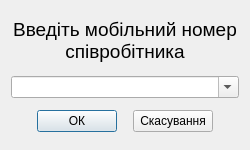
<?xml version="1.0" encoding="UTF-8"?>
<ui version="4.0">
 <class>EmployeeSearch</class>
 <widget class="QDialog" name="EmployeeSearch">
  <property name="geometry">
   <rect>
    <x>0</x>
    <y>0</y>
    <width>250</width>
    <height>150</height>
   </rect>
  </property>
  <property name="windowTitle">
   <string>Пошук співробітника</string>
  </property>
  <layout class="QVBoxLayout" name="verticalLayout">
   <item>
    <spacer name="verticalSpacer_3">
     <property name="orientation">
      <enum>Qt::Vertical</enum>
     </property>
     <property name="sizeHint" stdset="0">
      <size>
       <width>20</width>
       <height>4</height>
      </size>
     </property>
    </spacer>
   </item>
   <item>
    <widget class="QLabel" name="lEnterEmployeeId">
     <property name="font">
      <font>
       <pointsize>14</pointsize>
      </font>
     </property>
     <property name="text">
      <string>Введіть мобільний номер співробітника</string>
     </property>
     <property name="alignment">
      <set>Qt::AlignCenter</set>
     </property>
     <property name="wordWrap">
      <bool>true</bool>
     </property>
    </widget>
   </item>
   <item>
    <spacer name="verticalSpacer">
     <property name="orientation">
      <enum>Qt::Vertical</enum>
     </property>
     <property name="sizeType">
      <enum>QSizePolicy::Expanding</enum>
     </property>
     <property name="sizeHint" stdset="0">
      <size>
       <width>20</width>
       <height>4</height>
      </size>
     </property>
    </spacer>
   </item>
   <item>
    <widget class="QComboBox" name="cmbEmployeeId">
     <property name="editable">
      <bool>true</bool>
     </property>
    </widget>
   </item>
   <item>
    <spacer name="verticalSpacer_2">
     <property name="orientation">
      <enum>Qt::Vertical</enum>
     </property>
     <property name="sizeHint" stdset="0">
      <size>
       <width>20</width>
       <height>4</height>
      </size>
     </property>
    </spacer>
   </item>
   <item>
    <layout class="QHBoxLayout" name="horizontalLayout">
     <item>
      <spacer name="horizontalSpacer_2">
       <property name="orientation">
        <enum>Qt::Horizontal</enum>
       </property>
       <property name="sizeHint" stdset="0">
        <size>
         <width>40</width>
         <height>20</height>
        </size>
       </property>
      </spacer>
     </item>
     <item>
      <widget class="QPushButton" name="pbOK">
       <property name="text">
        <string>ОК</string>
       </property>
       <property name="default">
        <bool>true</bool>
       </property>
      </widget>
     </item>
     <item>
      <spacer name="horizontalSpacer">
       <property name="orientation">
        <enum>Qt::Horizontal</enum>
       </property>
       <property name="sizeType">
        <enum>QSizePolicy::Fixed</enum>
       </property>
       <property name="sizeHint" stdset="0">
        <size>
         <width>10</width>
         <height>20</height>
        </size>
       </property>
      </spacer>
     </item>
     <item>
      <widget class="QPushButton" name="pbCancel">
       <property name="text">
        <string>Скасування</string>
       </property>
      </widget>
     </item>
     <item>
      <spacer name="horizontalSpacer_3">
       <property name="orientation">
        <enum>Qt::Horizontal</enum>
       </property>
       <property name="sizeHint" stdset="0">
        <size>
         <width>40</width>
         <height>20</height>
        </size>
       </property>
      </spacer>
     </item>
    </layout>
   </item>
   <item>
    <spacer name="verticalSpacer_4">
     <property name="orientation">
      <enum>Qt::Vertical</enum>
     </property>
     <property name="sizeHint" stdset="0">
      <size>
       <width>20</width>
       <height>4</height>
      </size>
     </property>
    </spacer>
   </item>
  </layout>
 </widget>
 <resources/>
 <connections/>
</ui>
